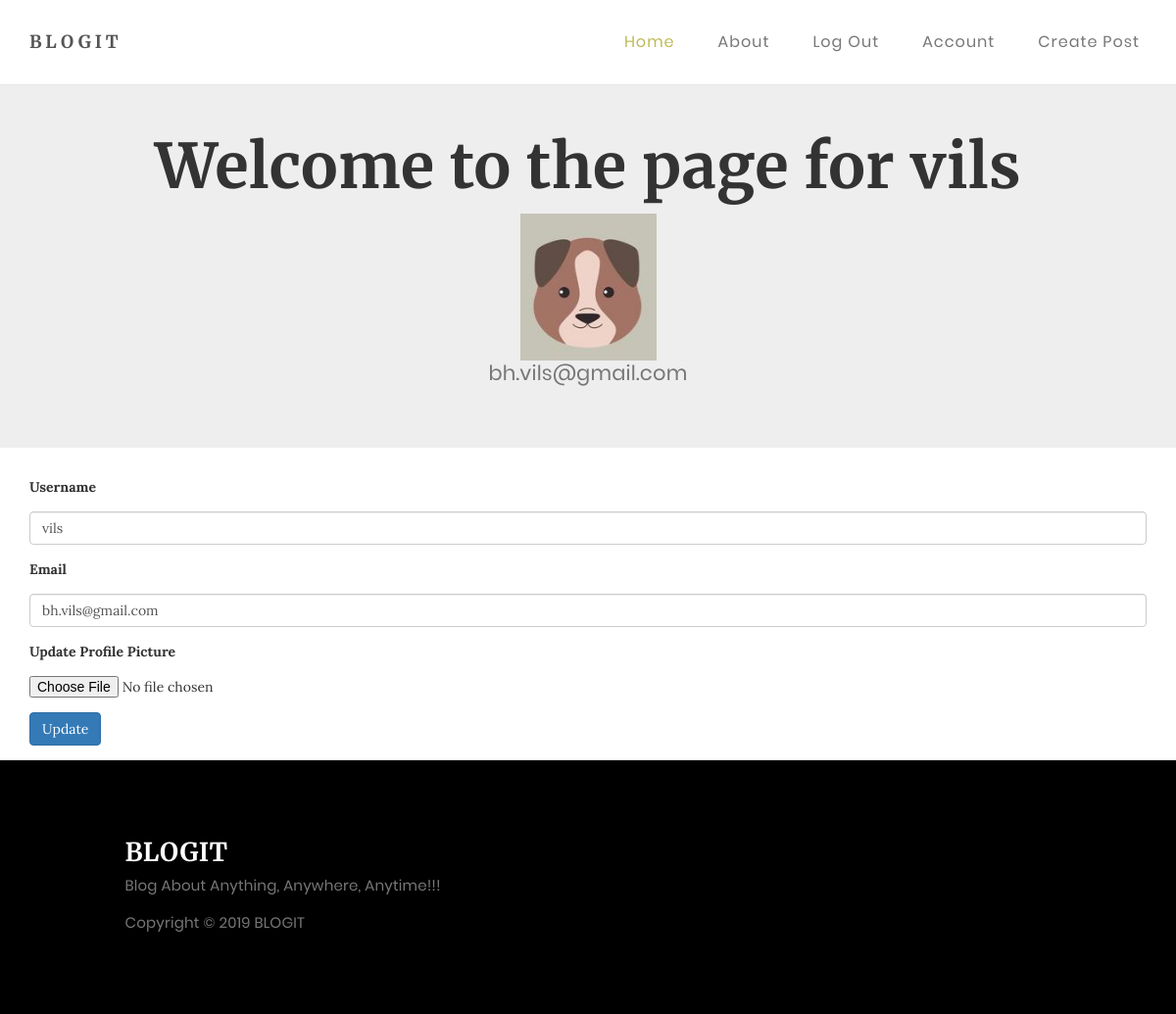
Page /account (signed in) on the committed database.
### blogit/models.py (models this page shows, shortened)
class User(db.Model, UserMixin):
    __tablename__ = 'users'
    id = db.Column(db.Integer, primary_key = True)
    profile_image = db.Column(db.String(20), nullable=False, default='default_profile.png')
    email = db.Column(db.String(64), unique=True, index=True)
    username = db.Column(db.String(64), unique=True, index=True)
    password_hash = db.Column(db.String(128))
    posts = db.relationship('BlogPost', backref='author', lazy=True)

### blogit/users/views.py (the view)
@users.route("/account", methods=['GET', 'POST'])
@login_required
def account():
    form = UpdateUserForm()
    if form.validate_on_submit():
        print(form)
        if form.picture.data:
            username = current_user.username
            pic = add_profile_pic(form.picture.data,username)
            current_user.profile_image = pic
        current_user.username = form.username.data
        current_user.email = form.email.data
        db.session.commit()
        flash('User Account Updated')
        return redirect(url_for('users.account'))
    elif request.method == 'GET':
        form.username.data = current_user.username
        form.email.data = current_user.email
    profile_image = url_for('static', filename='profile_pics/' + current_user.profile_image)
    return render_template('account.html', profile_image=profile_image, form=form)

### blogit/users/forms.py (shortened to what this page needs)
class UpdateUserForm(FlaskForm):
    email = StringField('Email', validators=[DataRequired(),Email()])
    username = StringField('Username', validators=[DataRequired()])
    picture = FileField('Update Profile Picture', validators=[FileAllowed(['jpg', 'png'])])
    submit = SubmitField('Update')

### blogit/models.py (called while the page is built)
@login_manager.user_loader
def load_user(user_id):
    return User.query.get(user_id)

### blogit/templates/account.html (shortened to what this page needs)
{% extends "base.html" %}
{% block content %}
<div class="jumbotron">
  <div align='center'>
    <h1 >Welcome to the page for {{current_user.username}}</h1>
    <img align='center' src="{{ url_for('static', filename='profile_pics/' + current_user.profile_image) }}">
    <p>{{ current_user.email }}</p>
  </div>
</div>
<div class="container">
  <form  method="POST" action = "" enctype="multipart/form-data">
    <div class="form-group">
      {{ form.username.label(class="form-group") }}
      {{form.username(class='form-control')  }}
    </div>
    <div class="form-group">
      {{ form.email.label(class="form-group") }}
      {{form.email(class='form-control')  }}
    </div>
    <div class="form-group">
      {{ form.picture.label(class="form-group") }}
      {{ form.picture(class="form-control-file") }}
    </div>
    <div class="form-group">
        {{ form.submit(class="btn btn-primary") }}
    </div>
  </form>
</div>
{% endblock %}

### blogit/static/css/main.css (style rules this page uses)
* { margin: 0px; padding: 0px; box-sizing: border-box; }
body, html { height: 100%; font-family: Poppins-Regular, sans-serif; }
h1,h2,h3,h4,h5,h6 { margin: 0px; }
p { font-family: Poppins-Regular; font-size: 14px; line-height: 1.7; color: #666666; margin: 0px; }
input { outline: none; border: none; }

### blogit/static/css/style.css (style rules this page uses)
body { background: #ffffff; font-family: 'Lora', serif; font-style: normal; font-weight: 300; overflow-x: hidden; }
h1,h2,h3,h4,h5,h6 { font-family: 'Merriweather', serif; font-style: normal; font-weight: bold; letter-spacing: 0.5px; }
h1 { font-size: 62px; padding-bottom: 14px; margin-bottom: 0px; }
p { color: #777; font-size: 15px; font-weight: 300; line-height: 26px; letter-spacing: 0.2px; }
html { -webkit-font-smoothing: antialiased; }
* { -webkit-box-sizing: border-box; -moz-box-sizing: border-box; box-sizing: border-box; }
*:before, *:after { -webkit-box-sizing: border-box; -moz-box-sizing: border-box; box-sizing: border-box; }

### rows in the picture
User: username "vils", profile_image (placeholder picture), email "bh.vils@gmail.com"
